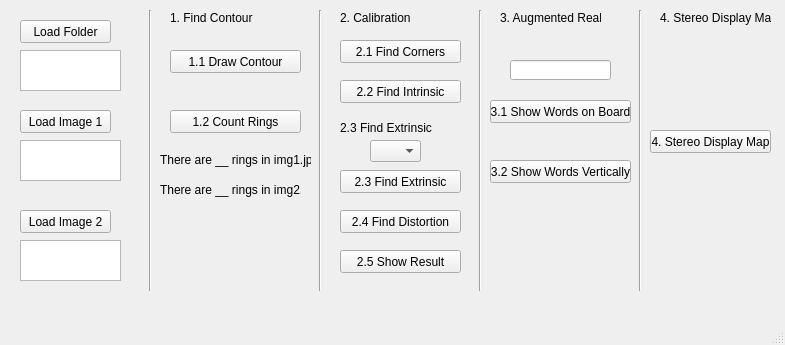
<?xml version="1.0" encoding="UTF-8"?>
<ui version="4.0">
 <class>MainWindow</class>
 <widget class="QMainWindow" name="MainWindow">
  <property name="enabled">
   <bool>true</bool>
  </property>
  <property name="geometry">
   <rect>
    <x>0</x>
    <y>0</y>
    <width>785</width>
    <height>345</height>
   </rect>
  </property>
  <property name="windowTitle">
   <string>MainWindow</string>
  </property>
  <widget class="QWidget" name="centralwidget">
   <widget class="Line" name="line_2">
    <property name="geometry">
     <rect>
      <x>310</x>
      <y>10</y>
      <width>20</width>
      <height>281</height>
     </rect>
    </property>
    <property name="orientation">
     <enum>Qt::Vertical</enum>
    </property>
   </widget>
   <widget class="QLabel" name="label_2">
    <property name="geometry">
     <rect>
      <x>340</x>
      <y>10</y>
      <width>101</width>
      <height>16</height>
     </rect>
    </property>
    <property name="text">
     <string>2. Calibration</string>
    </property>
   </widget>
   <widget class="QPushButton" name="pushButton_2">
    <property name="geometry">
     <rect>
      <x>20</x>
      <y>110</y>
      <width>91</width>
      <height>23</height>
     </rect>
    </property>
    <property name="text">
     <string>Load Image 1</string>
    </property>
   </widget>
   <widget class="Line" name="line">
    <property name="geometry">
     <rect>
      <x>140</x>
      <y>10</y>
      <width>20</width>
      <height>281</height>
     </rect>
    </property>
    <property name="orientation">
     <enum>Qt::Vertical</enum>
    </property>
   </widget>
   <widget class="QPushButton" name="pushButton_53">
    <property name="geometry">
     <rect>
      <x>170</x>
      <y>110</y>
      <width>131</width>
      <height>23</height>
     </rect>
    </property>
    <property name="text">
     <string>1.2 Count Rings</string>
    </property>
   </widget>
   <widget class="QLabel" name="label">
    <property name="geometry">
     <rect>
      <x>170</x>
      <y>10</y>
      <width>101</width>
      <height>16</height>
     </rect>
    </property>
    <property name="text">
     <string>1. Find Contour</string>
    </property>
   </widget>
   <widget class="QPushButton" name="pushButton_6">
    <property name="geometry">
     <rect>
      <x>340</x>
      <y>40</y>
      <width>121</width>
      <height>23</height>
     </rect>
    </property>
    <property name="text">
     <string>2.1 Find Corners</string>
    </property>
   </widget>
   <widget class="QPushButton" name="pushButton_7">
    <property name="geometry">
     <rect>
      <x>340</x>
      <y>80</y>
      <width>121</width>
      <height>23</height>
     </rect>
    </property>
    <property name="text">
     <string>2.2 Find Intrinsic</string>
    </property>
   </widget>
   <widget class="QTextEdit" name="textEdit_2">
    <property name="geometry">
     <rect>
      <x>20</x>
      <y>140</y>
      <width>101</width>
      <height>41</height>
     </rect>
    </property>
   </widget>
   <widget class="QPushButton" name="pushButton_4">
    <property name="geometry">
     <rect>
      <x>170</x>
      <y>50</y>
      <width>131</width>
      <height>23</height>
     </rect>
    </property>
    <property name="text">
     <string>1.1 Draw Contour</string>
    </property>
   </widget>
   <widget class="QTextEdit" name="textEdit_3">
    <property name="geometry">
     <rect>
      <x>20</x>
      <y>240</y>
      <width>101</width>
      <height>41</height>
     </rect>
    </property>
   </widget>
   <widget class="QPushButton" name="pushButton_3">
    <property name="geometry">
     <rect>
      <x>20</x>
      <y>210</y>
      <width>91</width>
      <height>23</height>
     </rect>
    </property>
    <property name="text">
     <string>Load Image 2</string>
    </property>
   </widget>
   <widget class="QPushButton" name="pushButton_8">
    <property name="geometry">
     <rect>
      <x>340</x>
      <y>170</y>
      <width>121</width>
      <height>23</height>
     </rect>
    </property>
    <property name="text">
     <string>2.3 Find Extrinsic</string>
    </property>
   </widget>
   <widget class="QTextEdit" name="textEdit_1">
    <property name="geometry">
     <rect>
      <x>20</x>
      <y>50</y>
      <width>101</width>
      <height>41</height>
     </rect>
    </property>
   </widget>
   <widget class="QPushButton" name="pushButton_1">
    <property name="geometry">
     <rect>
      <x>20</x>
      <y>20</y>
      <width>91</width>
      <height>23</height>
     </rect>
    </property>
    <property name="text">
     <string>Load Folder</string>
    </property>
   </widget>
   <widget class="Line" name="line_3">
    <property name="geometry">
     <rect>
      <x>470</x>
      <y>10</y>
      <width>20</width>
      <height>281</height>
     </rect>
    </property>
    <property name="orientation">
     <enum>Qt::Vertical</enum>
    </property>
   </widget>
   <widget class="QPushButton" name="pushButton_12">
    <property name="geometry">
     <rect>
      <x>490</x>
      <y>160</y>
      <width>141</width>
      <height>23</height>
     </rect>
    </property>
    <property name="text">
     <string>3.2 Show Words Vertically</string>
    </property>
   </widget>
   <widget class="QLabel" name="label_3">
    <property name="geometry">
     <rect>
      <x>500</x>
      <y>10</y>
      <width>101</width>
      <height>16</height>
     </rect>
    </property>
    <property name="text">
     <string>3. Augmented Reality</string>
    </property>
   </widget>
   <widget class="QPushButton" name="pushButton_11">
    <property name="geometry">
     <rect>
      <x>490</x>
      <y>100</y>
      <width>141</width>
      <height>23</height>
     </rect>
    </property>
    <property name="text">
     <string>3.1 Show Words on Board</string>
    </property>
   </widget>
   <widget class="Line" name="line_4">
    <property name="geometry">
     <rect>
      <x>630</x>
      <y>10</y>
      <width>20</width>
      <height>281</height>
     </rect>
    </property>
    <property name="orientation">
     <enum>Qt::Vertical</enum>
    </property>
   </widget>
   <widget class="QLabel" name="label_4">
    <property name="geometry">
     <rect>
      <x>660</x>
      <y>10</y>
      <width>111</width>
      <height>16</height>
     </rect>
    </property>
    <property name="text">
     <string>4. Stereo Display Map</string>
    </property>
   </widget>
   <widget class="QPushButton" name="pushButton_13">
    <property name="geometry">
     <rect>
      <x>650</x>
      <y>130</y>
      <width>121</width>
      <height>23</height>
     </rect>
    </property>
    <property name="text">
     <string>4. Stereo Display Map</string>
    </property>
   </widget>
   <widget class="QLabel" name="label_5">
    <property name="geometry">
     <rect>
      <x>340</x>
      <y>120</y>
      <width>101</width>
      <height>16</height>
     </rect>
    </property>
    <property name="text">
     <string>2.3 Find Extrinsic</string>
    </property>
   </widget>
   <widget class="QPushButton" name="pushButton_9">
    <property name="geometry">
     <rect>
      <x>340</x>
      <y>210</y>
      <width>121</width>
      <height>23</height>
     </rect>
    </property>
    <property name="text">
     <string>2.4 Find Distortion</string>
    </property>
   </widget>
   <widget class="QPushButton" name="pushButton_10">
    <property name="geometry">
     <rect>
      <x>340</x>
      <y>250</y>
      <width>121</width>
      <height>23</height>
     </rect>
    </property>
    <property name="text">
     <string>2.5 Show Result</string>
    </property>
   </widget>
   <widget class="QComboBox" name="comboBox_1">
    <property name="geometry">
     <rect>
      <x>370</x>
      <y>140</y>
      <width>51</width>
      <height>22</height>
     </rect>
    </property>
   </widget>
   <widget class="QLabel" name="label_t2">
    <property name="geometry">
     <rect>
      <x>160</x>
      <y>180</y>
      <width>141</width>
      <height>20</height>
     </rect>
    </property>
    <property name="text">
     <string>There are __ rings in img2.jpg</string>
    </property>
   </widget>
   <widget class="QLabel" name="label_t1">
    <property name="geometry">
     <rect>
      <x>160</x>
      <y>150</y>
      <width>151</width>
      <height>20</height>
     </rect>
    </property>
    <property name="text">
     <string>There are __ rings in img1.jpg</string>
    </property>
   </widget>
   <widget class="QLineEdit" name="lineEdit">
    <property name="geometry">
     <rect>
      <x>510</x>
      <y>60</y>
      <width>101</width>
      <height>20</height>
     </rect>
    </property>
    <property name="text">
     <string/>
    </property>
   </widget>
  </widget>
  <widget class="QMenuBar" name="menubar">
   <property name="geometry">
    <rect>
     <x>0</x>
     <y>0</y>
     <width>785</width>
     <height>21</height>
    </rect>
   </property>
  </widget>
  <widget class="QStatusBar" name="statusbar"/>
 </widget>
 <resources/>
 <connections/>
</ui>
